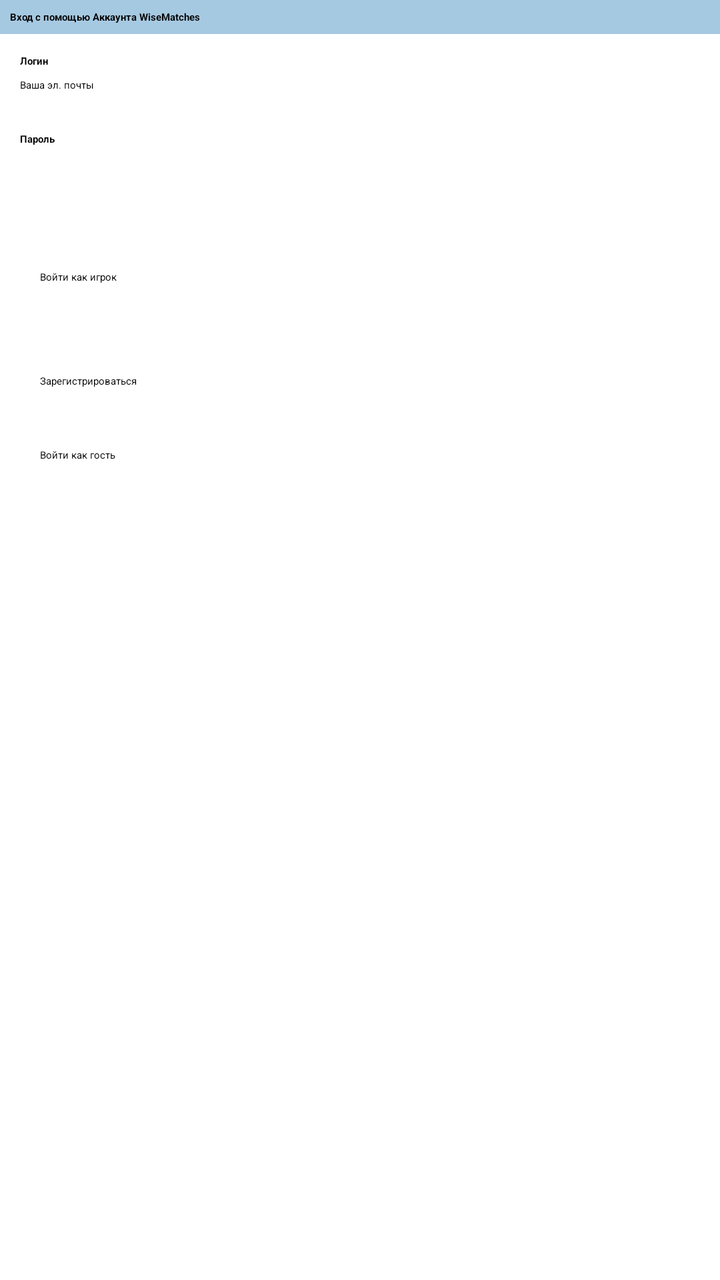
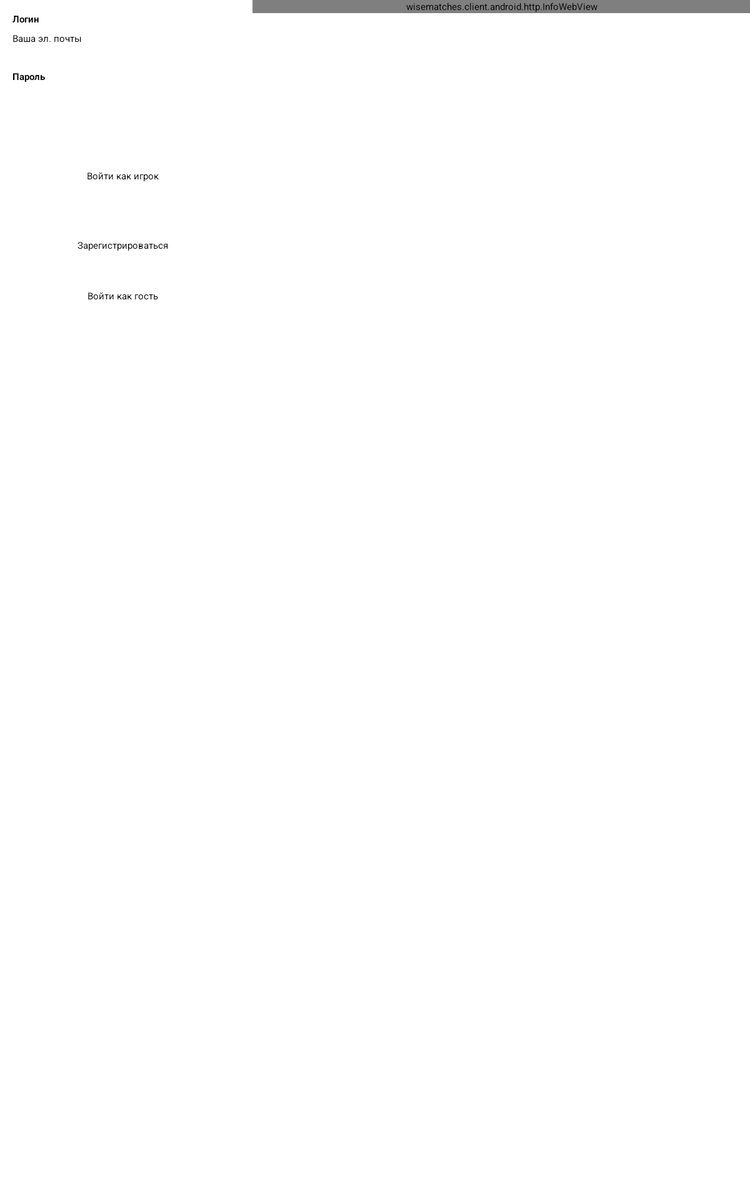

First picture: res/layout/ on a phone held upright. Second picture: the repository's own variant of that layout, on a device whose configuration matches the variant's folder. Source for both follows.
<!-- AndroidManifest.xml: application theme Theme.WM -->
<!-- res/layout/account_signin.xml -->
<?xml version="1.0" encoding="utf-8"?>


<ScrollView xmlns:android="http://schemas.android.com/apk/res/android"
            android:layout_width="fill_parent"
            android:layout_height="fill_parent">

    <LinearLayout
            android:orientation="vertical"
            android:layout_width="fill_parent"
            android:layout_height="wrap_content">

        <LinearLayout
                android:orientation="vertical"
                android:layout_width="fill_parent"
                android:layout_height="wrap_content"
                android:background="#A6C9E2">


            <TextView
                    android:layout_width="wrap_content"
                    android:layout_height="wrap_content"
                    android:text="Вход с помощью Аккаунта WiseMatches"
                    style="@style/TextAppearance.WM.Label"
                    android:padding="5dp"/>
        </LinearLayout>

        <LinearLayout
                android:orientation="vertical"
                android:layout_width="fill_parent"
                android:layout_height="wrap_content"
                android:padding="10dip">

            <TextView
                    android:layout_width="fill_parent"
                    android:layout_height="wrap_content"
                    style="@style/TextAppearance.WM.Label"
                    android:text="Логин"/>

            <EditText
                    android:id="@id/accountFldEmail"
                    android:layout_width="fill_parent"
                    android:layout_height="wrap_content"
                    android:layout_marginTop="5dip"
                    android:layout_marginBottom="20dip"
                    android:singleLine="true"
                    android:hint="@string/login.login.desc"
                    android:inputType="textEmailAddress"/>

            <TextView
                    android:layout_width="fill_parent"
                    android:layout_height="wrap_content"
                    style="@style/TextAppearance.WM.Label"
                    android:text="@string/login.pwd.label"/>

            <EditText
                    android:id="@id/accountFldPwd"
                    android:layout_width="fill_parent"
                    android:layout_height="wrap_content"
                    android:layout_marginTop="5dip"
                    android:inputType="textPassword"
                    android:singleLine="true"
                    android:password="true"/>

        </LinearLayout>

        <LinearLayout
                android:orientation="vertical"
                android:layout_width="fill_parent"
                android:layout_height="wrap_content"
                android:padding="10dp">

            <TextView
                    android:id="@id/accountFldError"
                    style="@style/TextAppearance.WM.Error"
                    android:visibility="visible"
                    android:layout_width="fill_parent"
                    android:layout_height="wrap_content"
                    android:gravity="center"
                    />

            <ProgressBar
                    style="@android:style/Widget.ProgressBar.Horizontal"
                    android:layout_width="fill_parent"
                    android:layout_height="3dp"
                    android:id="@id/accountFldProgress"
                    android:layout_gravity="center"
                    android:indeterminate="true"
                    android:indeterminateOnly="true"
                    android:visibility="invisible"/>

            <Button
                    android:id="@id/accountBtnSignIn"
                    android:layout_width="fill_parent"
                    android:layout_height="wrap_content"
                    android:layout_marginTop="10dip"
                    android:text="Войти как игрок"
                    style="@style/Widget.WM.Button"
                    android:padding="10dp"/>

        </LinearLayout>

        <LinearLayout
                android:orientation="vertical"
                android:layout_width="fill_parent"
                android:layout_height="fill_parent"
                android:padding="10dp">

            <Button
                    android:layout_width="fill_parent"
                    android:layout_height="wrap_content"
                    android:text="Зарегистрироваться"
                    android:id="@id/accountBtnRegister"
                    style="@style/Widget.WM.Button"
                    android:layout_marginTop="5dp"
                    android:padding="10dp"
                    android:singleLine="false"
                    />

            <Button
                    android:layout_width="fill_parent"
                    android:layout_height="wrap_content"
                    android:text="Войти как гость"
                    android:id="@id/accountBtnVisitor"
                    android:layout_marginTop="10dip"
                    style="@style/Widget.WM.Button"
                    android:padding="10dp"/>

        </LinearLayout>
    </LinearLayout>
</ScrollView>
<!-- resources referenced by this layout -->
<resources>
  <string name="login.login.desc">Ваша эл. почты</string>
  <string name="login.pwd.label">Пароль</string>
  <style name="TextAppearance.WM.Error" parent="TextAppearance.WM">
          <item name="android:textColor">#ffcd0a0a</item>
      </style>
  <style name="TextAppearance.WM.Label" parent="TextAppearance.WM">
          <item name="android:textStyle">bold</item>
      </style>
  <style name="TextAppearance.WM" parent="android:TextAppearance">
      </style>
</resources>
<!-- res/layout-large/account_signin.xml (the repository's variant of the layout above) -->
<!-- drawn on a 7-inch tablet held upright -->
<?xml version="1.0" encoding="utf-8"?>


<LinearLayout xmlns:android="http://schemas.android.com/apk/res/android"
              android:layout_width="fill_parent"
              android:layout_height="fill_parent"
              android:orientation="horizontal">

    <ScrollView
            android:layout_width="fill_parent"
            android:layout_height="fill_parent"
            android:layout_weight="2">

        <LinearLayout
                android:orientation="vertical"
                android:layout_width="fill_parent"
                android:layout_height="wrap_content">

            <include layout="@layout/account_signin_form"/>
        </LinearLayout>
    </ScrollView>

    <LinearLayout
            android:orientation="vertical"
            android:layout_width="wrap_content"
            android:layout_height="fill_parent"
            android:baselineAligned="false"
            android:padding="0dp"
            android:layout_gravity="right"
            android:gravity="right"
            android:layout_marginRight="5dp">

        <ImageView
                android:layout_width="1dp"
                android:layout_height="fill_parent"
                android:background="?android:attr/listDivider"
                android:layout_centerVertical="true"
                android:layout_gravity="right"
                android:baselineAlignBottom="false"
                android:adjustViewBounds="false"
                android:cropToPadding="false"/>
    </LinearLayout>

    <ScrollView
            android:layout_width="fill_parent"
            android:layout_height="fill_parent"
            android:layout_weight="1">

        <wisematches.client.android.http.InfoWebView
                android:layout_width="fill_parent"
                android:layout_height="wrap_content"
                android:id="@+id/infoWebView"
                android:background="@android:color/transparent"/>
    </ScrollView>
</LinearLayout>
<!-- res/layout/account_signin_form.xml (included above) -->
<?xml version="1.0" encoding="utf-8"?>


<LinearLayout xmlns:android="http://schemas.android.com/apk/res/android"
              android:orientation="vertical"
              android:layout_width="match_parent"
              android:layout_height="wrap_content">

    <LinearLayout
            android:orientation="vertical"
            android:layout_width="fill_parent"
            android:layout_height="wrap_content"
            android:padding="10dip">

        <TextView
                android:layout_width="fill_parent"
                android:layout_height="wrap_content"
                style="@style/TextAppearance.WM.Label"
                android:text="Логин"/>

        <EditText
                android:id="@id/accountFldEmail"
                android:layout_width="fill_parent"
                android:layout_height="wrap_content"
                android:layout_marginTop="5dip"
                android:layout_marginBottom="20dip"
                android:singleLine="true"
                android:hint="@string/login.login.desc"
                android:inputType="textEmailAddress"/>

        <TextView
                android:layout_width="fill_parent"
                android:layout_height="wrap_content"
                style="@style/TextAppearance.WM.Label"
                android:text="@string/login.pwd.label"/>

        <EditText
                android:id="@id/accountFldPwd"
                android:layout_width="fill_parent"
                android:layout_height="wrap_content"
                android:layout_marginTop="5dip"
                android:inputType="textPassword"
                android:singleLine="true"
                android:password="true"/>

    </LinearLayout>

    <LinearLayout
            android:orientation="vertical"
            android:layout_width="fill_parent"
            android:layout_height="wrap_content"
            android:padding="10dp">

        <TextView
                android:id="@id/accountFldError"
                style="@style/TextAppearance.WM.Error"
                android:visibility="visible"
                android:layout_width="fill_parent"
                android:layout_height="wrap_content"
                android:gravity="center"
                />

        <ProgressBar
                style="@android:style/Widget.ProgressBar.Horizontal"
                android:layout_width="fill_parent"
                android:layout_height="3dp"
                android:id="@id/accountFldProgress"
                android:layout_gravity="center"
                android:indeterminate="true"
                android:indeterminateOnly="true"
                android:visibility="invisible"/>

        <Button
                android:id="@id/accountBtnSignIn"
                android:layout_width="fill_parent"
                android:layout_height="wrap_content"
                android:layout_marginTop="10dip"
                android:text="Войти как игрок"
                android:padding="10dp"
                android:gravity="center"/>

    </LinearLayout>

    <LinearLayout
            android:orientation="vertical"
            android:layout_width="fill_parent"
            android:layout_height="fill_parent"
            android:padding="10dp">

        <Button
                android:layout_width="fill_parent"
                android:layout_height="wrap_content"
                android:text="Зарегистрироваться"
                android:id="@id/accountBtnRegister"
                android:layout_marginTop="5dp"
                android:padding="10dp"
                android:singleLine="false"
                android:gravity="center"/>

        <Button
                android:layout_width="fill_parent"
                android:layout_height="wrap_content"
                android:text="Войти как гость"
                android:id="@id/accountBtnVisitor"
                android:layout_marginTop="10dip"
                android:padding="10dp"
                android:gravity="center"/>
    </LinearLayout>
</LinearLayout>
